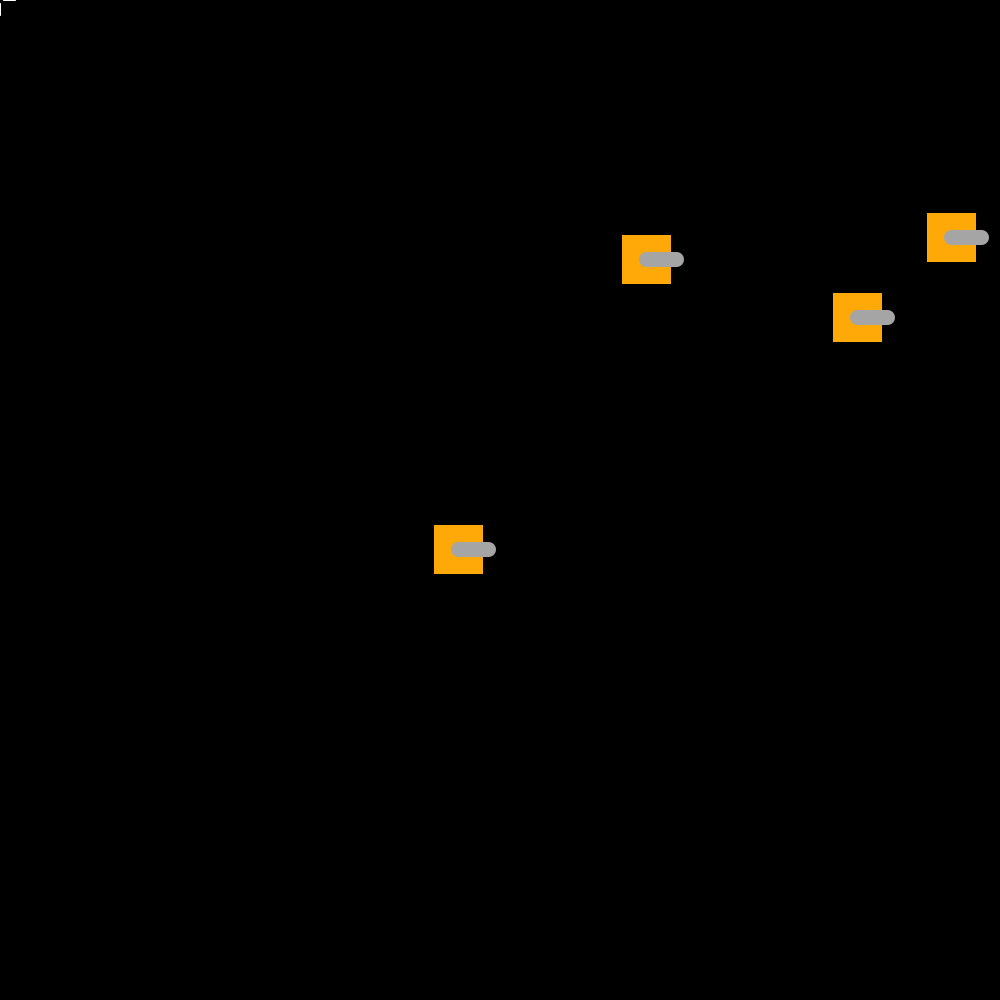
Frame 1 (no input)
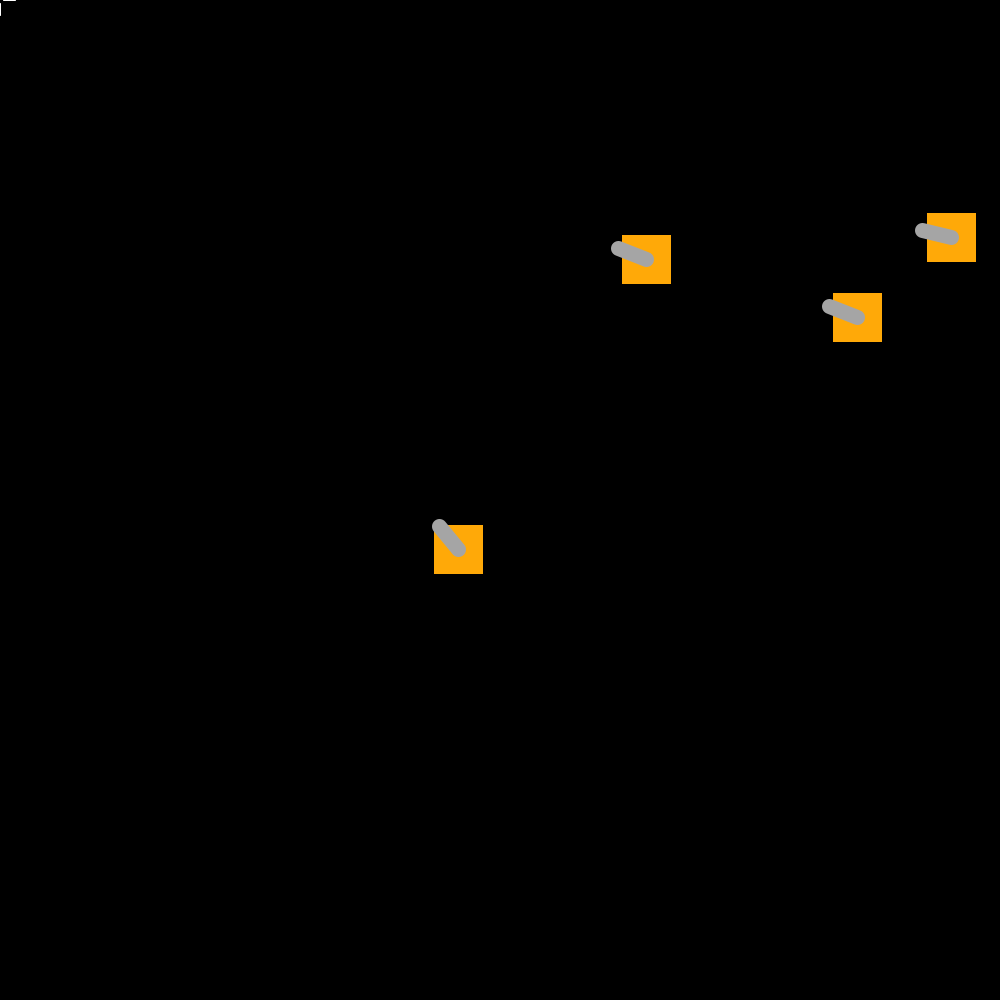
Frame 60 (the mouse pressed at the canvas centre just before this capture)
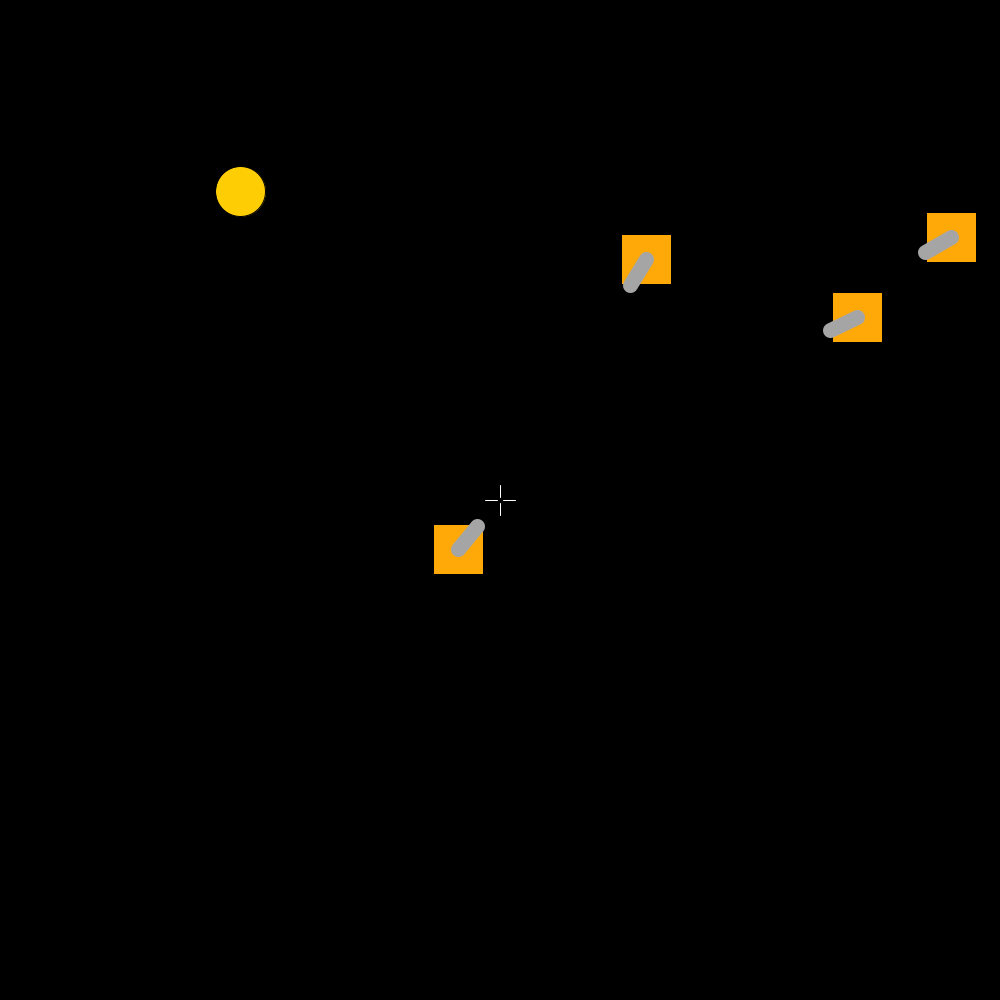
Frame 120 (the mouse held since frame 60 and released just before this capture)

The Processing sketch that drew these frames (run headless with seeded random() and noise(); from frame 60 on, the mouse is pressed at the canvas centre):

// Processing sketch: turretWithVectors
// ── turretWithVectors.pde
float mouseAngle;
ArrayList<Bullet> bullets = new ArrayList<Bullet>();
ArrayList<Enemy> enemies = new ArrayList<Enemy>();
ArrayList<Turret> turrets = new ArrayList<Turret>();

void setup() {
  size(1000,1000);
  noCursor();
  rectMode(CENTER);
  turrets.add(new Turret()); //<>//
  turrets.add(new Turret());
  turrets.add(new Turret());
  turrets.add(new Turret());
}

void draw(){
  background(0);
  //mouseAngle = atan2(mouseY - height/2, mouseX - width/2);
  
  drawEntities();
  detectBulletCollision();
  removeDead();
  //if (mousePressed) {
  //  mousePressed();
  //}
}

// ── Bullet.pde
class Bullet {
  boolean isDead = false;
  String shape;
  int size;
  color colour;
  int armorPiercing;
  float armorPiercingVelocityPenalty;
  
  PVector location;
  PVector targetLocation;
  PVector velocity;
  PVector acceleration;
  float topspeed;
  
  Bullet(String shape, int size, color colour, int armorPiercing, float armorPiercingVelocityPenalty, PVector bLocation, PVector target, float Angle, float bVelocity, float bAcceleration, float bTopSpeed) {
    this.shape = shape;
    this.size = size;
    this.colour = colour;
    this.armorPiercing = armorPiercing;
    this.armorPiercingVelocityPenalty = armorPiercingVelocityPenalty;
    
    this.location = bLocation;
    this.targetLocation = target;
    
    //this.velocity = PVector.sub(targetLocation,bLocation).setMag(bVelocity);
    //this.acceleration = PVector.sub(targetLocation,bLocation).setMag(bAcceleration);
    this.velocity = PVector.fromAngle(Angle).setMag(bVelocity);
    this.acceleration = PVector.fromAngle(Angle).setMag(bAcceleration);
    this.topspeed = bTopSpeed;
  }
  
  void bulletHit() {
    armorPiercing--;
    velocity.div(armorPiercingVelocityPenalty);
  }
  
  void updateBullet() {
    velocity.add(acceleration);
    velocity.limit(topspeed);
    location.add(velocity);
  }
  
  void drawBullet() {
    push();
      fill(colour);
      if (shape.equals("ellipse")) {
        ellipse(location.x, location.y, size, size);
      } else if (shape.equals("rect")) {
        rect(location.x, location.y, size, size);
      }
    pop();
  }

  
}

// ── Enemy.pde
class Enemy {
  boolean isDead = false;
  int size;
  color colour;
  
  PVector location;
  PVector targetLocation;
  PVector velocity;
  PVector acceleration;
  float topspeed;
  
  Enemy() {
    location = new PVector(random(width), random(height));
    velocity = new PVector(0,0);
    acceleration = new PVector(0,0);
    topspeed = 5;
    size = 50;
    colour = #FFCD03;
  }
  
  void updateEnemy() {
    acceleration = PVector.random2D();
    
    velocity.add(acceleration);
    velocity.limit(topspeed);
    location.add(velocity);
  }
  
  void drawEnemy() {
    push();
      fill(colour);
      ellipse(location.x, location.y, size, size);
    pop();
  }
  
}

// ── Turret.pde
class Turret {
  boolean isDead = false;
  int size;
  color colour;
  int tier;
  float mouseAngle;
  
  PVector location;
  
  Turret() {
    size = 50;
    colour = #FFA908;
    location = new PVector(random(width), random(height));
  }
  
  void updateTurret() {
    mouseAngle = atan2(mouseY - location.y, mouseX - location.x);
    //acceleration = PVector.random2D();
    
    //velocity.add(acceleration);
    //velocity.limit(topspeed);
    //location.add(velocity);
  }
  
  Bullet fireBullet() {
    return new Bullet(
                  "ellipse",
                  10,
                  #03FF3B,
                  2,
                  2,
                  newPosition(location, mouseAngle, 30),
                  new PVector(mouseX,mouseY),
                  mouseAngle,
                  10,
                  0,
                  20);
  }
  
  void drawTurret() {
    push();
      translate(location.x, location.y);
      fill(colour);
      rect(0, 0, size, size);
    
      push();
        stroke(#A5A5A5);
        strokeWeight(15);
        rotate(mouseAngle);
        line(0, 0, 30, 0);
      pop();
    pop();
  }
  
  
}

// ── functions.pde
void detectBulletCollision() {
  if (bullets != null) {
      for (Bullet b: bullets) {
        if (enemies != null) {
            for (Enemy e: enemies) {
              if (PVector.dist(b.location, e.location) < (b.size + e.size)/2) {
                e.colour = #FFFFFF;
                e.isDead = true;
                b.bulletHit();
                if (b.armorPiercing < 1) {
                  b.colour = #FFFFFF;
                  b.isDead = true; 
                }
              }
            }
        }
      }
  }
}

void drawEntities() {
  drawTurrets();
  drawEnemies();
  drawBullets();
  drawReticle();
}

void drawReticle() {
  push();
    translate(mouseX, mouseY);
    stroke(255);
    if (enemies != null) {
      for (Enemy e: enemies) {
        if (PVector.dist(e.location,new PVector(mouseX,mouseY)) < e.size/2) {
          rotate(radians(45));
          stroke(#FF0000);
          strokeWeight(2);
        }
      }
    }
    line (0, 0 - 15, 0, 0 - 3);
    line (0, 0 + 15, 0, 0 + 3);
    line (0 - 15, 0, 0 - 3, 0);
    line (0 + 15, 0, 0 + 3, 0);
  pop();
}

void drawEnemies() {
  if (enemies != null) {
      for (Enemy e: enemies) {
        edgeTeleport(e.location);
        e.drawEnemy();
        e.updateEnemy();
      }
  }
}

void drawTurrets() {
  if (turrets != null) {
      for (Turret t: turrets) {
        edgeTeleport(t.location);
        t.drawTurret();
        t.updateTurret();
      }
  }
}

void drawBullets() {
  if (bullets != null) {
      for (Bullet b: bullets) {
        //edgeTeleport(b.location);
        b.drawBullet();
        b.updateBullet();
      }
  }
}

void removeDead() {
  if (bullets != null) {
    for (int i = bullets.size() - 1; i >= 0; i--) {
      if (bullets.get(i).isDead) {
        bullets.remove(i);
      }
    }
  }
  if (enemies != null) {
    for (int i = enemies.size() - 1; i >= 0; i--) {
      if (enemies.get(i).isDead) {
        enemies.remove(i);
      }
    }
  }
}

void edgeTeleport(PVector location) {
  if (location.x > width) location.x = 0;
  if (location.x < 0) location.x = width;
  if (location.y > height) location.y = 0;
  if (location.y < 0) location.y = height;
}

int randPosNegOne() {
  return int(random(2)) == 1 ? 1 : -1;
}

PVector newPosition(PVector initialPosition,float direction,int distance) {
  return new PVector(
    initialPosition.x + (distance * cos(direction)),
    initialPosition.y + (distance * sin(direction))
  );
}

// ── listeners.pde
void mousePressed() {
  if(mouseButton == LEFT){
    if (turrets != null) {
      for (Turret t: turrets) {
        bullets.add(t.fireBullet());
      }
    }
  } else {
    enemies.add(new Enemy());
  }
}
